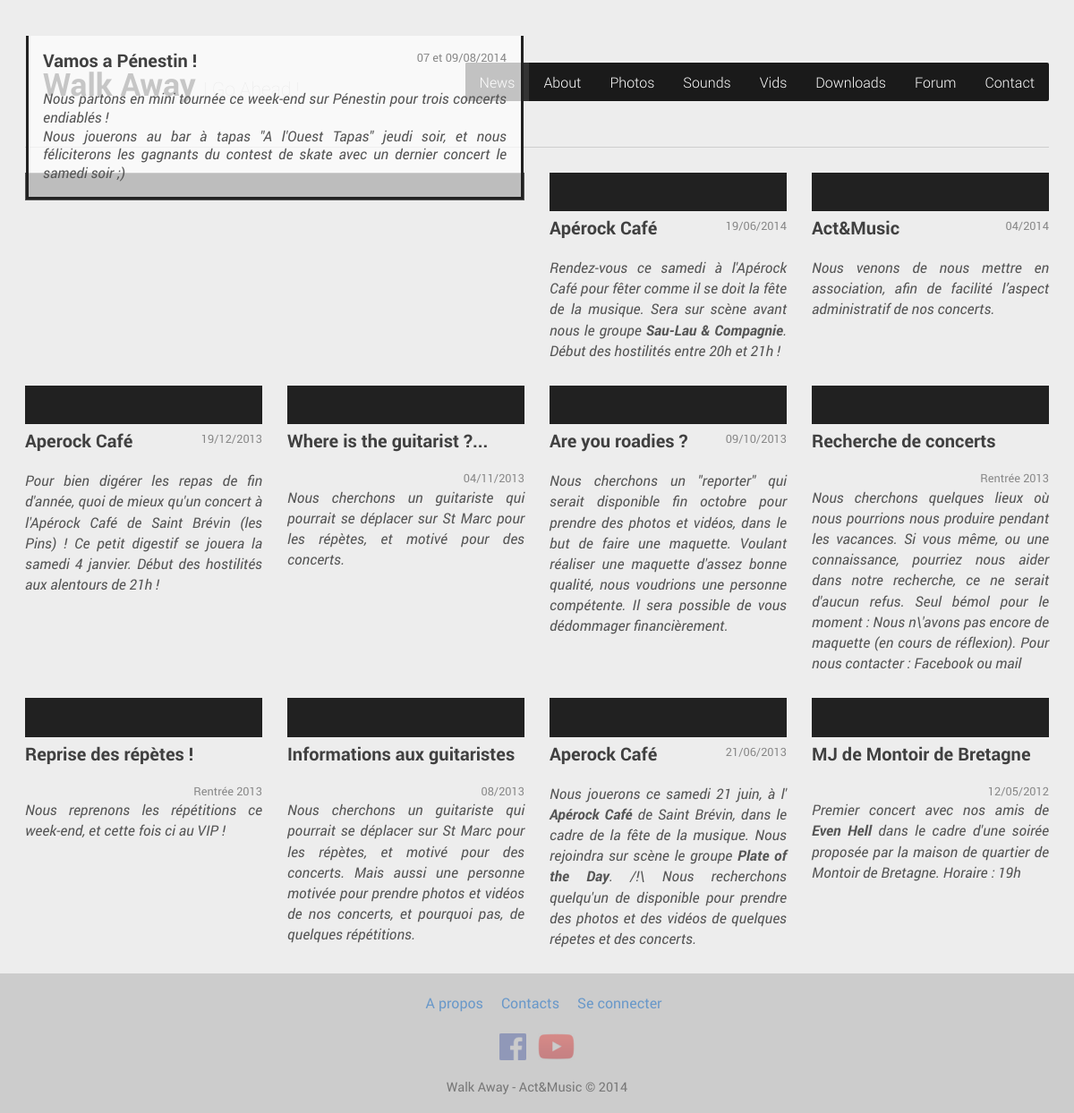
Page /news.php on the committed database.
### tables this page shows
CREATE TABLE IF NOT EXISTS `news` (
  `id` int(11) NOT NULL AUTO_INCREMENT,
  `img` int(11) NOT NULL,
  `titre` varchar(1000) NOT NULL,
  `date` varchar(1000) NOT NULL,
  `contenu` varchar(1000) NOT NULL,
  PRIMARY KEY (`id`)
);

### model/fonc_affichage.php (called while the page is built, shortened)
<?php
	function active()
	{
		$chemin_page = $_SERVER['PHP_SELF'];
		$page = basename($chemin_page);
		return $page;
	}
?>

### model/requetes_news.php (called while the page is built, shortened)
<?php
	function req_news()
	{
		include('./model/fonc_connect.php');
		$news = $bdd->prepare('SELECT * FROM news ORDER BY id DESC');
		$news->execute();
		return $news;
	}
?>

### news.php (the view, shortened to what this page needs)
<!DOCTYPE html>
<html>
	<head>
		<?php include('view/includes/include.php'); ?>
	</head>
	<body>
		<div class="ink-grid">
			<?php include('view/includes/header.php'); ?>
			<?php
				include('model/requetes_news.php');
				$news = req_news();
				$compteur_news = 0;
				$compteur_news2 = 0;
				echo '<div class="column-group gutters">';
				while ($donnees_news = $news->fetch())
				{
					if ($compteur_news2 == 0)
					{
			?>
				<div class="xlarge-50 large-50 all-100">
					<figure class="ink-image bottom-space">
						<div style="background-color : #212121; border : 3px solid #212121">
							<center><img src="view/data/photos_news/<?php echo $donnees_news['img']; ?>.jpg" class="imagequery" alt="" /></center>
						</div>
						<figcaption class="over-bottom" style="text-align : justify; border-bottom : 3px solid #212121; border-right : 3px solid #212121; border-left : 3px solid #212121">
						<div>
							<h4 class="push-left">
								<?php echo $donnees_news['titre']; ?>
							</h4>
							<small class="push-right">
								<?php echo $donnees_news['date']; ?>
							</small>
						</div>
						<div style="float : left; text-align : justify">
							<i><?php echo $donnees_news['contenu']; ?></i>
						</div>
						</figcaption>
					</figure>
                </div>
			<?php
					}
					else
					{
						if ($compteur_news2 == 3)
						{
							echo '</div><div class="column-group gutters">';
							$compteur_news = 0;
						}
						if ($compteur_news == 4)
						{
							echo '</div><div class="column-group gutters">';
						}
			?>
				<div class="xlarge-25 large-25 all-50">
					<div style="background-color : #212121; border : 10px solid #212121">
						<center><img src="view/data/photos_news/<?php echo $donnees_news['img']; ?>.jpg" class="imagequery" alt="" /></center>
					</div>
					<div class="quarter-top-space">
						<div>
							<h4 class="push-left">
								<?php echo $donnees_news['titre']; ?>
							</h4>
							<small class="push-right">
								<?php echo $donnees_news['date']; ?>
							</small>
						</div>
						<div style="float : left; text-align : justify">
							<i><?php echo $donnees_news['contenu']; ?></i>
						</div>
					</div>
				</div>
			<?php
						$compteur_news++;
						if ($compteur_news > 4)
						{
							$compteur_news = 1;
						}
					}
					$compteur_news2++;
				}
			?>
			</div>
		</div>
		<?php include('view/includes/footer.php'); ?>
	</body>
</html>

### view/includes/include.php (shortened to what this page needs)
<link rel="stylesheet" type="text/css" href="./view/ink/css/font-awesome.css">
<?php
	if ($dossier_css = opendir('./view/ink/css'))
	{
		for ($nb_fichier_css = 0; false !== ($fichier_css = readdir($dossier_css)); $nb_fichier_css++)
		{
			if($fichier_css != '.' && $fichier_css != '..')
			{
				echo '<link rel="stylesheet" type="text/css" href="./view/ink/css/' . $fichier_css . '">';
			}
		}
	}
	else echo 'Le dossier n\' a pas pu être ouvert';
?>

### view/includes/header.php (shortened to what this page needs)
<?php
	include('./model/fonc_affichage.php');
?>
<header class="clearfix vertical-padding vertical-space">
	<div class="logo xlarge-push-left large-push-left">
		<h1 style="float : left; margin-left : 20px; padding-top : 18px;">Walk Away <small color="grey">| Go Ahead !</small></h1>
	</div>
	<nav class="ink-navigation xlarge-push-right large-push-right half-top-space">
		<ul class="menu horizontal black">
			<li <?php $page = active(); if ($page == 'news.php'){echo 'class="active"';}?>><a href="news.php"><img class="img" style="margin-top : 6px; margin-right : 6px;" src="./view/data/icons/header/news.png" /> News</a></li>
			<li <?php $page = active(); if ($page == 'about.php'){echo 'class="active"';}?>><a href="about.php"><img class="img" style="margin-top : 6px; margin-right : 6px;" src="./view/data/icons/header/about.png" /> About</a></li>
			<li <?php $page = active(); if ($page == 'photos.php'){echo 'class="active"';}?>><a href="photos.php?error=0"><img class="img" style="margin-top : 6px; margin-right : 6px;" src="./view/data/icons/header/photos.png" /> Photos</a></li>
			<li <?php $page = active(); if ($page == 'sounds.php'){echo 'class="active"';}?>><a href="sounds.php"><img class="img" style="margin-top : 6px; margin-right : 6px;" src="./view/data/icons/header/sound.png" /> Sounds</a></li>
			<li <?php $page = active(); if ($page == 'videos.php'){echo 'class="active"';}?>><a href="videos.php?video="><img class="img" style="margin-top : 6px; margin-right : 6px;" src="./view/data/icons/header/videos.png" /> Vids</a></li>
			<li <?php $page = active(); if ($page == 'download.php'){echo 'class="active"';}?>><a href="download.php"><img class="img" style="margin-top : 6px; margin-right : 6px;" src="./view/data/icons/header/download.png" /> Downloads</a></li>
			<li <?php $page = active(); if ($page == 'forum.php'){echo 'class="active"';}?>>
				<a href="connexion.php?er=0"><img class="img" style="margin-top : 6px; margin-right : 6px;" src="./view/data/icons/header/forum.png" /> Forum</a>
			</li>
			<li <?php $page = active(); if ($page == 'contact.php'){echo 'class="active"';}?>><a href="contact.php?error=0"><img class="img" style="margin-top : 6px; margin-right : 6px;" src="./view/data/icons/header/contact.png" /> Contact</a></li>
		</ul>
	</nav>
</header>

### view/includes/footer.php (shortened to what this page needs)
<footer class="clearfix">
	<div class="ink-grid">
		<center>
			<ul class="inline half-vertical-space">
				<li><a style="text-decoration : none" href="propos.php">A propos</a></li>
				<li><a style="text-decoration : none" href="contact.php?error=0">Contacts</a></li>
				<li><a style="text-decoration : none" href="private.php?er=0">Se connecter</a></li>
			</ul>
			<div style="margin-bottom : 20px">
				<a style="margin-right : 10px" href="https://www.facebook.com/groupe.walk.away?ref=hl" ><img src="./view/data/social/fb_logo.png" onmouseover="this.src='./view/data/social/fb_logo_focus.png';" onmouseout="this.src='./view/data/social/fb_logo.png';" /></a>
				<a href="#" ><img src="./view/data/social/yt_logo.png" onmouseover="this.src='./view/data/social/yt_logo_focus.png';" onmouseout="this.src='./view/data/social/yt_logo.png';" /></a>
			</div>
			<p class="note">
				Walk Away - Act&Music &copy 2014
			</p>
		</center>
	</div>
</footer>

### view/ink/css/ink-ie.css (style rules this page uses)
.ink-grid { width: auto; max-width: 1440px; margin: 0 auto; }
.ink-grid { padding: 0 1.75em; }
.column-group > [class*=large-] { float: left; clear: none; }
.large-25 { width: 25%; }
.large-50 { width: 50%; }
.column-group { *zoom: 1; }
.column-group:after { content: ""; display: table; clear: both; }
.column-group.gutters { margin-left: -1.75em; }
.column-group.gutters > [class*=large-], .column-group.gutters > [class*=all-] { padding-left: 1.75em; margin-bottom: 1.75em; }
.large-push-left { float: left; }
.large-push-right { float: right; }
.vertical-space { margin-top: 1.75em; margin-bottom: 1.75em; }
.vertical-padding { padding-top: 1.75em; padding-bottom: 1.75em; }
.half-vertical-space { margin-top: 0.875em; margin-bottom: 0.875em; }
.half-top-space { margin-top: 0.875em; }
.quarter-top-space { margin-top: 0.4375em; }
.bottom-space { margin-bottom: 1.75em; }

### view/includes/footer.php (style rules this page uses)
a { text-decoration : none; }

### rows in the picture
news: titre "Vamos a Pénestin !", date "07 et 09/08/2014", contenu "Nous partons en mini tournée ce week-end sur Pénestin pour trois concerts endiablés ! Nous jouerons au bar à tapas \"A l'Ouest Tapas\" jeudi soir, et nous féliciterons les gagnants du contest de skate avec un dernier concert le samedi soir ;)"
news: titre "Apérock Café", date "19/06/2014", contenu "Rendez-vous ce samedi à l'Apérock Café pour fêter comme il se doit la fête de la musique. Sera sur scène avant nous le groupe Sau-Lau & Compagnie . Début des hostilités entre 20h et 21h !"
news: titre "Act&Music", date "04/2014", contenu "Nous venons de nous mettre en association, afin de facilité l’aspect administratif de nos concerts."
news: titre "Aperock Café", date "19/12/2013", contenu "Pour bien digérer les repas de fin d'année, quoi de mieux qu'un concert à l'Apérock Café de Saint Brévin (les Pins) ! Ce petit digestif se jouera la samedi 4 janvier. Début des hostilités aux alentours de 21h !"
news: titre "Where is the guitarist ?...", date "04/11/2013", contenu "Nous cherchons un guitariste qui pourrait se déplacer sur St Marc pour les répètes, et motivé pour des concerts."
news: titre "Are you roadies ?", date "09/10/2013", contenu "Nous cherchons un \"reporter\" qui serait disponible fin octobre pour prendre des photos et vidéos, dans le but de faire une maquette. Voulant réaliser une maquette d'assez bonne qualité, nous voudrions une personne compétente. Il sera possible de vous dédommager financièrement."
news: titre "Recherche de concerts", date "Rentrée 2013", contenu "Nous cherchons quelques lieux où nous pourrions nous produire pendant les vacances. Si vous même, ou une connaissance, pourriez nous aider dans notre recherche, ce ne serait d'aucun refus. Seul bémol pour le moment : Nous n\\'avons pas encore de maquette (en cours de réflexion). Pour nous contacter : Facebook ou mail"
news: titre "Reprise des répètes !", date "Rentrée 2013", contenu "Nous reprenons les répétitions ce week-end, et cette fois ci au VIP !"
news: titre "Informations aux guitaristes", date "08/2013", contenu "Nous cherchons un guitariste qui pourrait se déplacer sur St Marc pour les répètes, et motivé pour des concerts. Mais aussi une personne motivée pour prendre photos et vidéos de nos concerts, et pourquoi pas, de quelques répétitions."
news: titre "Aperock Café", date "21/06/2013", contenu "Nous jouerons ce samedi 21 juin, à l' Apérock Café de Saint Brévin, dans le cadre de la fête de la musique. Nous rejoindra sur scène le groupe Plate of the Day . /!\\ Nous recherchons quelqu'un de disponible pour prendre des photos et des vidéos de quelques répetes et des concerts."
news: titre "MJ de Montoir de Bretagne", date "12/05/2012", contenu "Premier concert avec nos amis de Even Hell dans le cadre d'une soirée proposée par la maison de quartier de Montoir de Bretagne. Horaire : 19h"
